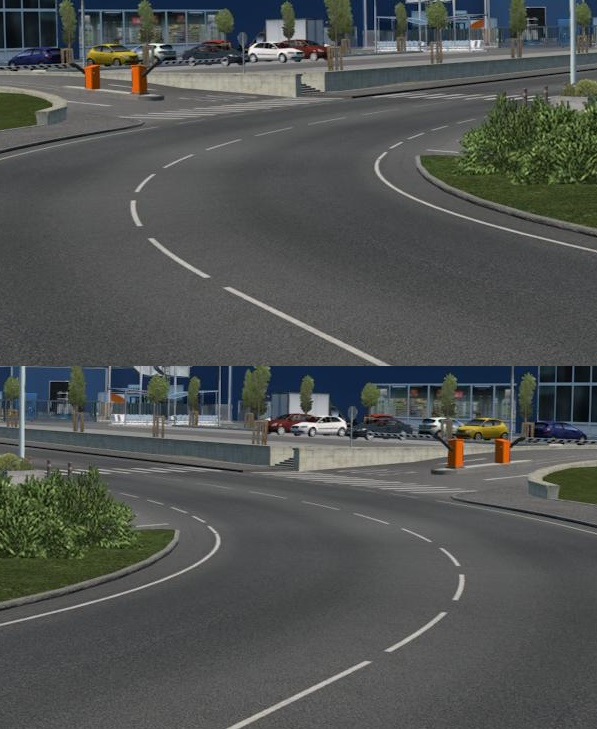
#> input picture example/mirror_image.jpg, 597 x 729 px
$ python -i lane_lines.py   (imports and definitions only)
#> lines starting #> are read from the running program, lines starting #| are printed output that depends on the picture; after the words box and inside, x2 and y2 are one past the last pixel; in counts of white or black regions, pixels touching at a corner belong together
#Importing Libraries
import cv2
import matplotlib.pyplot as plt
import numpy as np

class LaneLines():

    lane_image = None

    def __init__(self, image):
        self.lane_image = np.copy(image)

    def canny(self, image):
        gray = cv2.cvtColor(image, cv2.COLOR_RGB2GRAY)
        blur = cv2.GaussianBlur(gray, (5,5), 0)
        canny = cv2.Canny(blur, 50, 150)

        return canny

    def region_of_interest(self, image):
        height = image.shape[0]
        width = image.shape[1]
        mask = np.zeros_like(image)
        triangle = np.array([[(290, height), (570,270), (1000,height)]], np.int32)
        cv2.fillPoly(mask, triangle, 255)
        masked_image = cv2.bitwise_and(image, mask)

        return masked_image

    # Find Coordinates of the Lines
    def make_points(self, image, line):
        slope, intercept = line
        y1 = int(image.shape[0])
        y2 = int(y1*3/5)
        x1 = int((y1-intercept)/slope)
        x2 = int((y2-intercept)/slope)
        return [[x1, y1, x2, y2]]

    # Obtain Single Lines for Both Left and Right
    def average_slope_intercept(self, image, lines):
        left_fit = []
        right_fit = []
        if lines is None:
            return None
        for line in lines:
            for x1, y1, x2, y2 in line:
                fit = np.polyfit((x1,x2), (y1,y2), 1)
                slope = fit[0]
                intercept = fit[1]
                if slope < 0:
                    left_fit.append((slope,intercept))
                else:
                    right_fit.append((slope,intercept))
        left_fit_average = np.average(left_fit, axis = 0)
        right_fit_average = np.average(right_fit, axis = 0)
        left_line = self.make_points(image, left_fit_average)
        right_line = self.make_points(image, right_fit_average)
        averaged_lines = [left_line, right_line]

        return averaged_lines

    def display_lines(self, image,lines):
        line_image = np.zeros_like(image)
        if lines is not None:
            for line in lines:
                for x1, y1, x2, y2 in line:
                    cv2.line(line_image,(x1,y1),(x2,y2),(255,0,0),10)

        return line_image

    def find_lane_lines(self):
        canny_image = self.canny(self.lane_image)

        cropped_canny = self.region_of_interest(canny_image)
        lines = cv2.HoughLinesP(cropped_canny, 2, np.pi/180, 100, np.array([]), minLineLength=40, maxLineGap=5)

        averaged_lines = self.average_slope_intercept(self.lane_image, lines)
        line_image = self.display_lines(self.lane_image, averaged_lines)
        final_image = cv2.addWeighted(self.lane_image, 0.8, line_image, 1, 0)

        return final_image


# [8 lines of commented-out code are left out]

# [44 lines left out: functions region_of_interest, draw_the_lines, process, not called in this run]

# [5 lines of commented-out code are left out]

>>> import cv2
>>> picture = cv2.cvtColor(cv2.imread('../example/mirror_image.jpg'), cv2.COLOR_BGR2RGB)
>>> result = LaneLines(picture).find_lane_lines()
#> in canny, `gray = cv2.cvtColor(image, cv2.COLOR_RGB2GRAY)`:
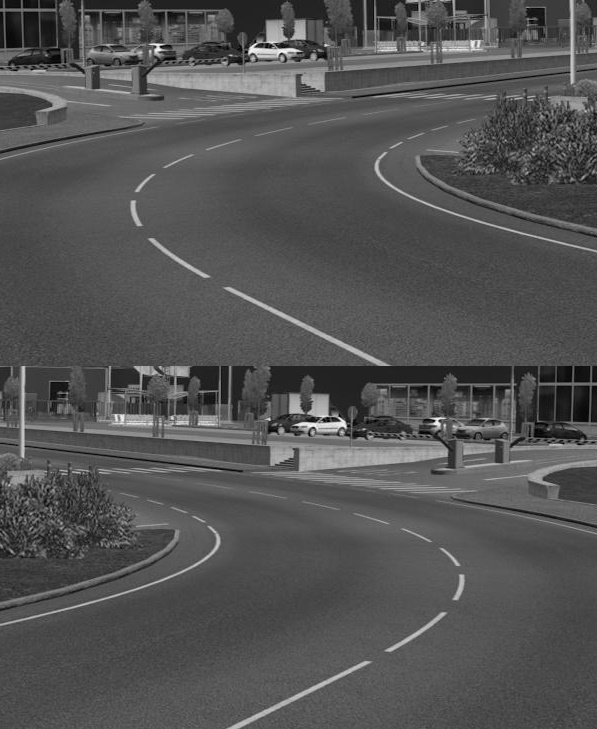
#> gray: shape (729, 597); min 0, max 254, mean 83.4
#> in canny, `canny = cv2.Canny(blur, 50, 150)`:
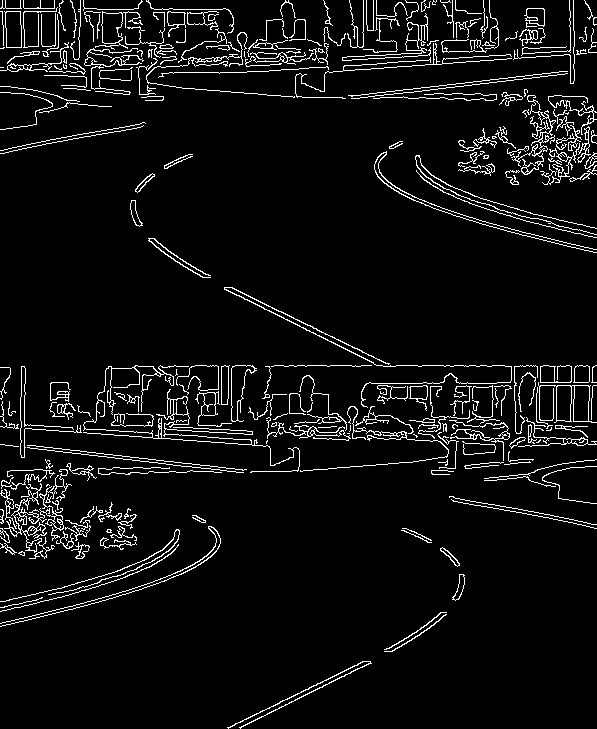
#> canny: shape (729, 597); 6% white in thin lines or dots
#> in region_of_interest, `cv2.fillPoly(mask, triangle, 255)`:
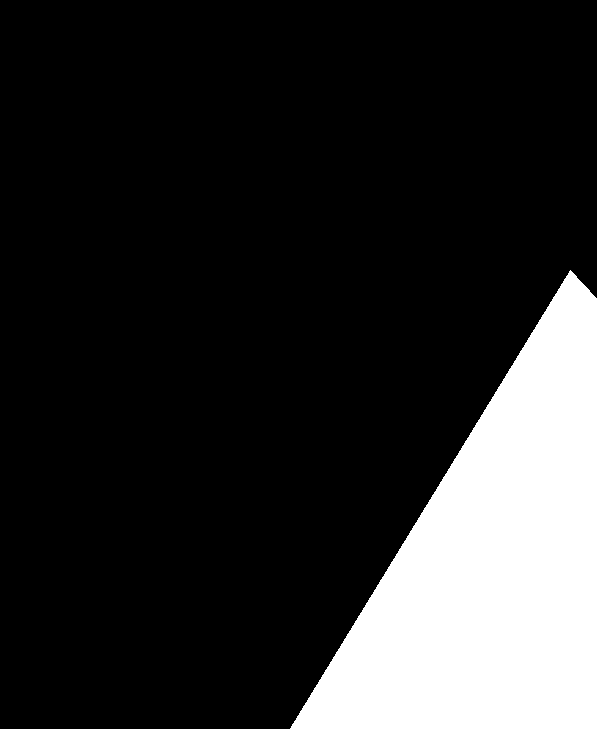
#> mask: shape (729, 597); 17.5% white; 1 white region, box (x1, y1, x2, y2) and area: (290, 270, 597, 729) 76275
#> in region_of_interest, `masked_image = cv2.bitwise_and(image, mask)`:
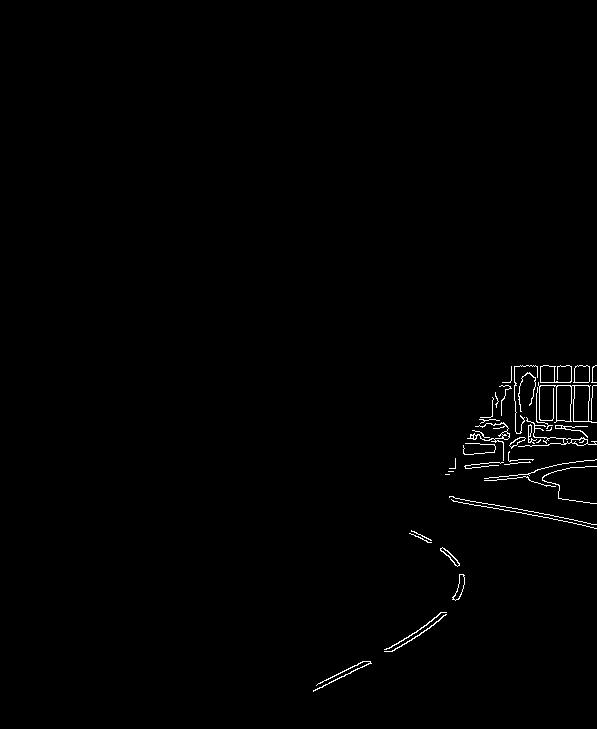
#> masked_image: shape (729, 597); 0.71% white in thin lines or dots, all inside (x1, y1, x2, y2) = (313, 365, 597, 692)
#> in find_lane_lines, `lines = cv2.HoughLinesP(cropped_canny, 2, np.pi/180, 100, np.array([])..`: lines = [[486, 506, 589, 526], [449, 497, 577, 520], [316, 685, 362, 661], [313, 691, 357, 668]]
#> the loop in average_slope_intercept, `for line in lines:` made 4 passes
#> after the loop in average_slope_intercept, `for line in lines:`: left_fit = [(-0.522, 849.9), (-0.523, 854.6)]; right_fit = [(0.194, 411.6), (0.18, 416.3)]
#> in average_slope_intercept, `left_fit_average = np.average(left_fit, axis = 0)`: left_fit_average = [-0.522, 852.2]
#> in average_slope_intercept, `right_fit_average = np.average(right_fit, axis = 0)`: right_fit_average = [0.187, 414]
#> in make_points, `slope, intercept = line`: slope = -0.522; intercept = 852.2
#> in make_points, `x1 = int((y1-intercept)/slope)`: x1 = 235
#> in make_points, `x2 = int((y2-intercept)/slope)`: x2 = 795
#> in average_slope_intercept, `left_line = self.make_points(image, left_fit_average)`: left_line = [[235, 729, 795, 437]]
#> in average_slope_intercept, `right_line = self.make_points(image, right_fit_average)`: right_line = [[1685, 729, 123, 437]]
#> in average_slope_intercept, `averaged_lines = [left_line, right_line]`: averaged_lines = [[[235, 729, 795, 437]], [[1685, 729, 123, 437]]]
#> the loop in display_lines, `for line in lines:` made 2 passes
#> after the loop in display_lines, `for line in lines:`:
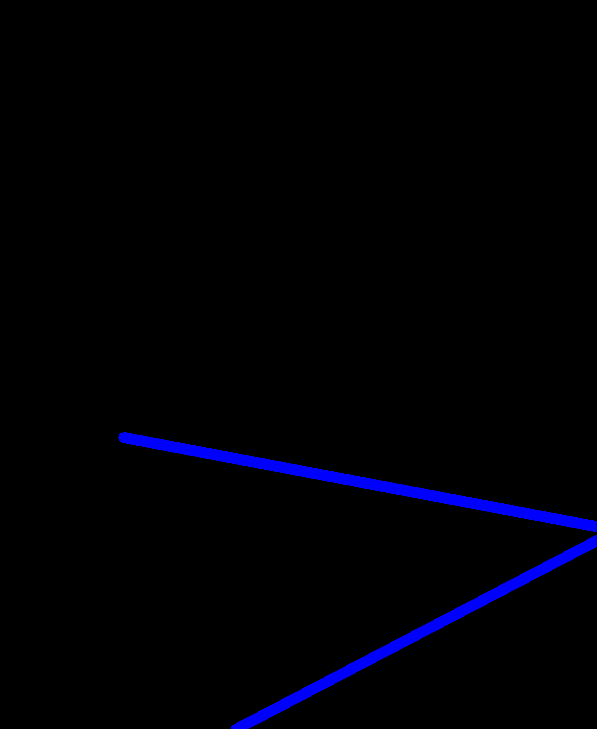
#> line_image: shape (729, 597, 3); mean of channels 0, 1, 2 5.7, 0, 0; drawn as B, G, R
#> in find_lane_lines, `final_image = cv2.addWeighted(self.lane_image, 0.8, line_image, 1, 0)`:
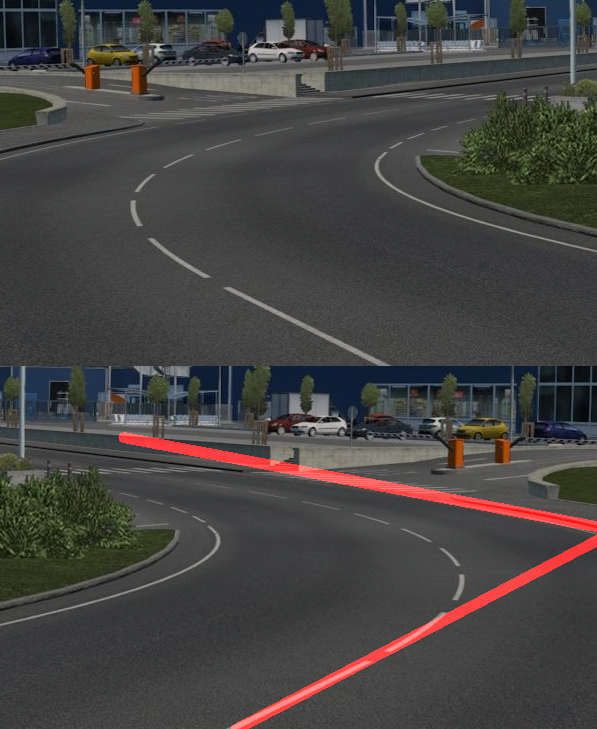
#> final_image: shape (729, 597, 3); mean R, G, B 69.2, 67.6, 66
